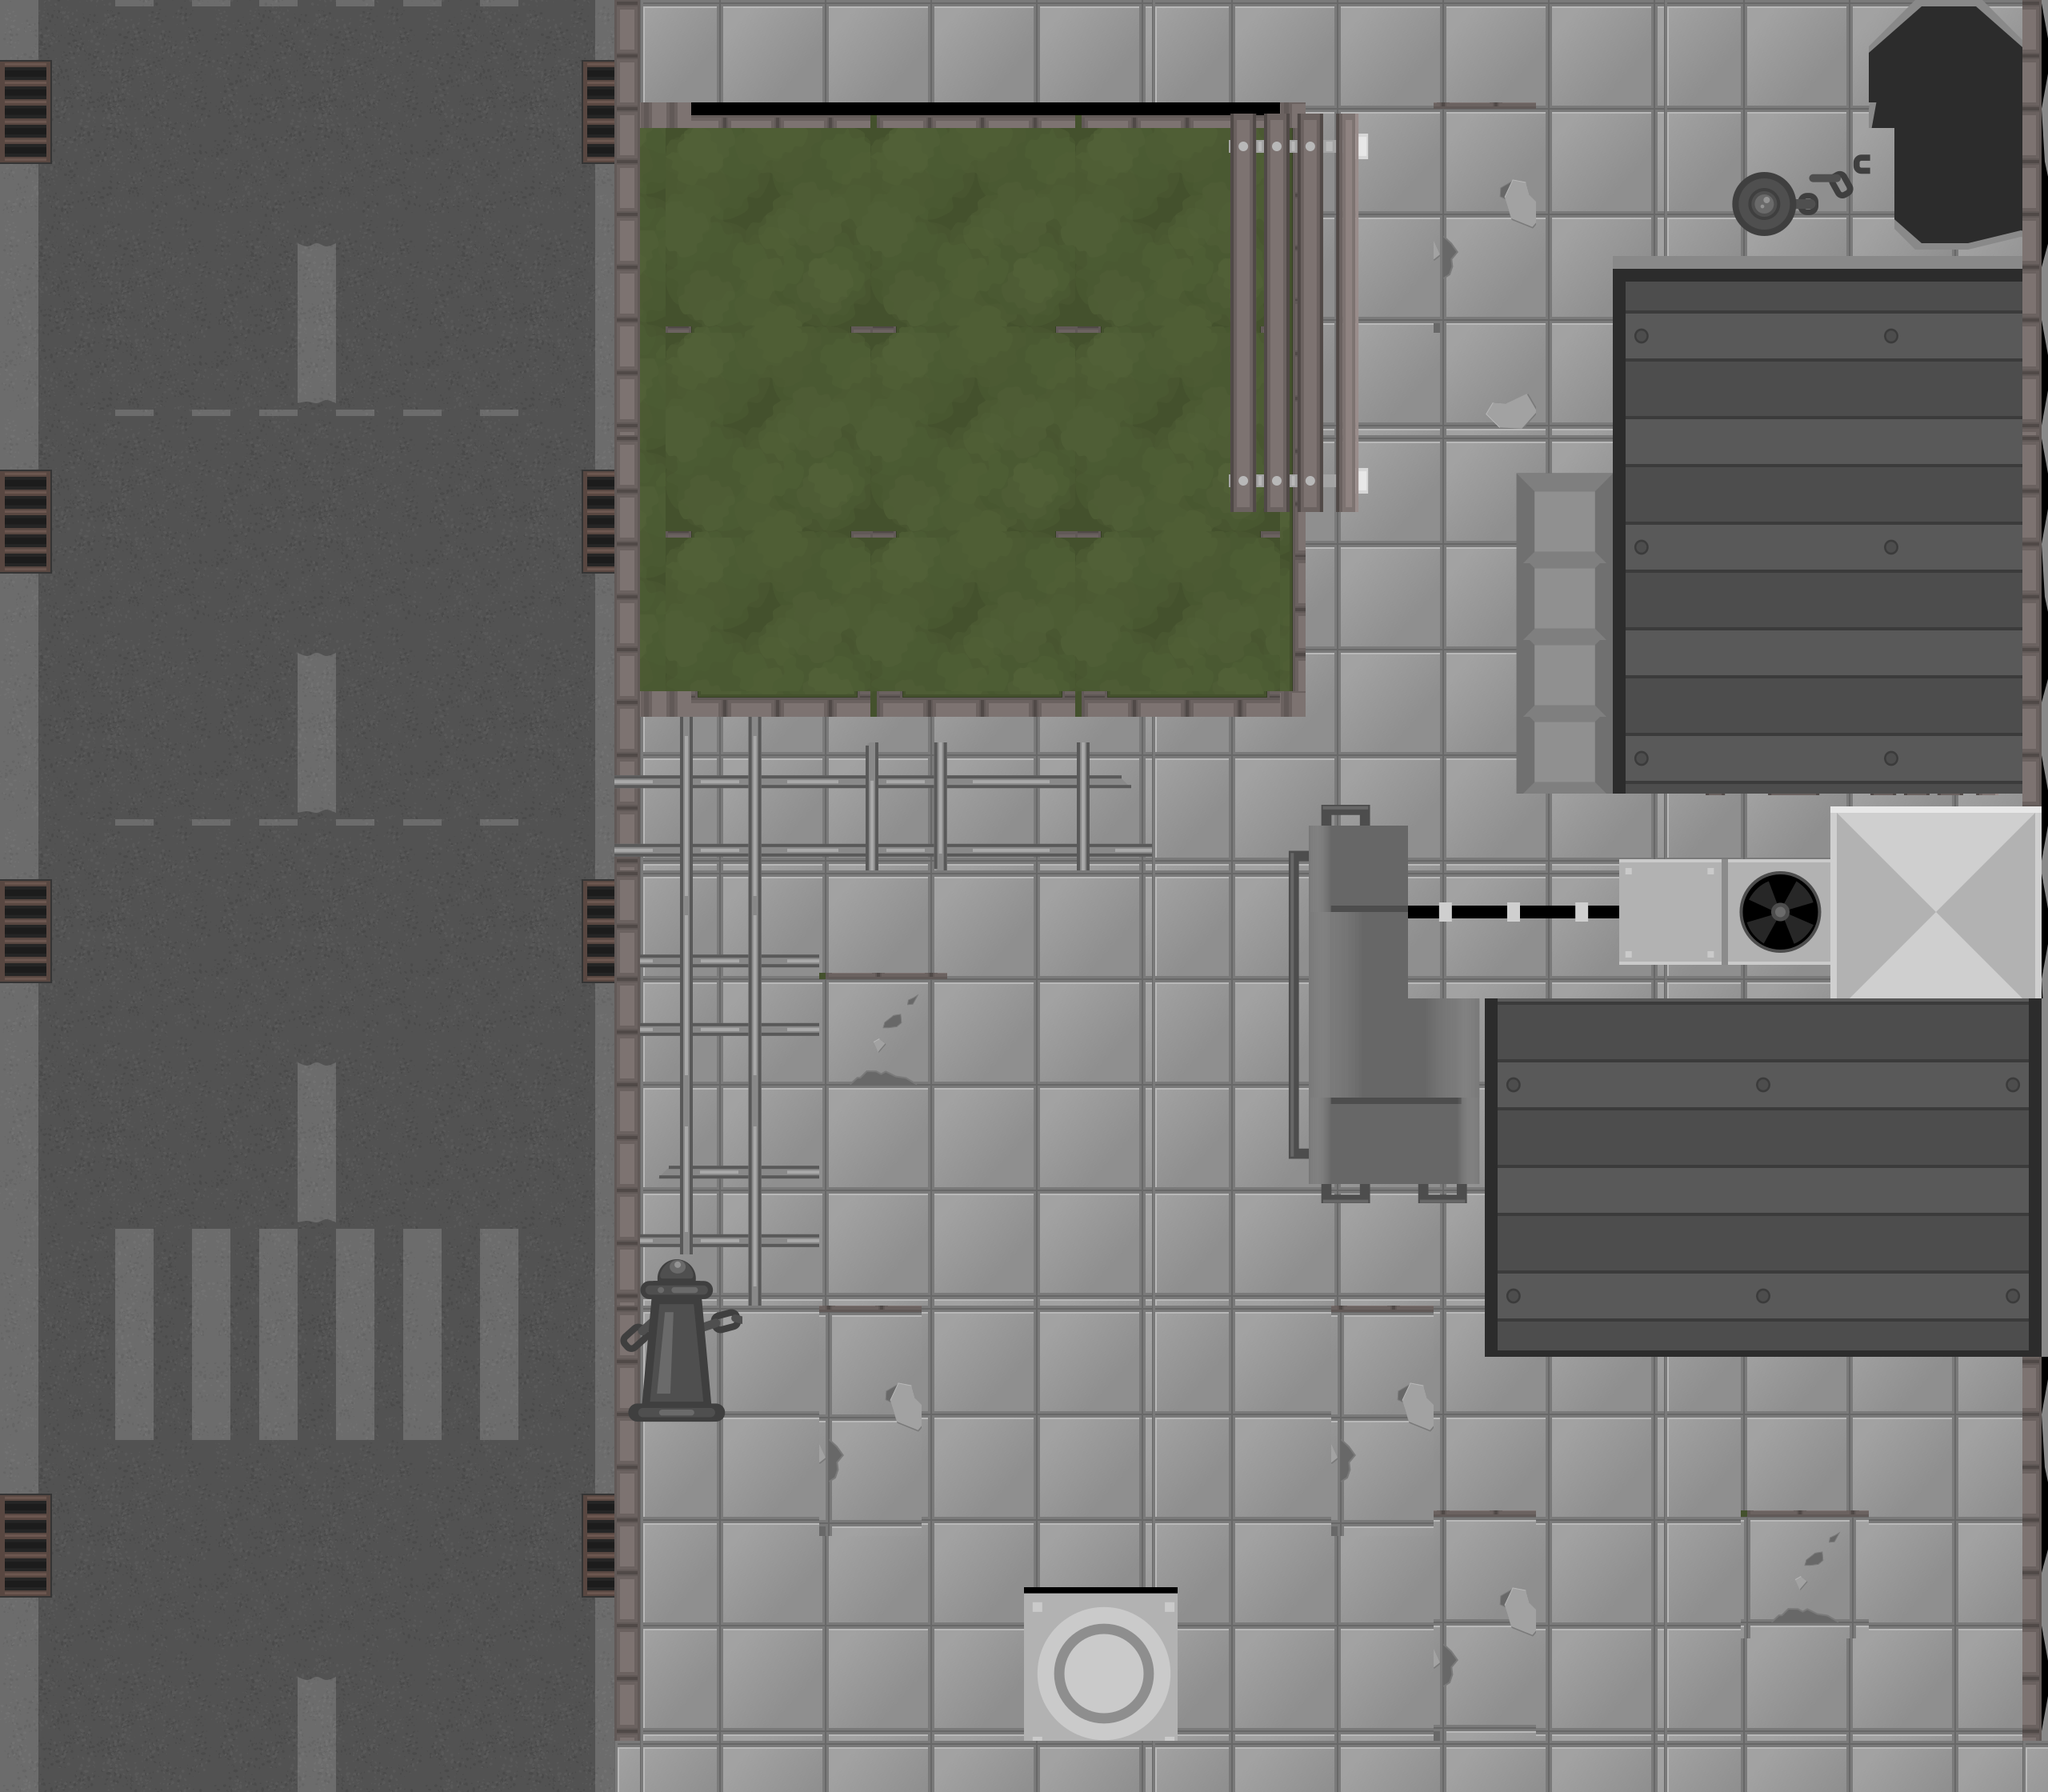

Below is a game level as drawn by its tile map, then a one-line description and the .tmx that defines it (tile-layer data replaced by summaries):
An orthogonal 80x70 tile map with 32x32 px tiles, 4 tile layers (background, road, obstacles, debris) and 4 objects.

<map version="1.10" tiledversion="1.11.2" orientation="orthogonal" renderorder="right-down" width="80" height="70" tilewidth="32" tileheight="32" infinite="0" nextlayerid="9" nextobjectid="59">
 <editorsettings>
  <export target="../2DRogue/Resources/level1.json" format="json" />
 </editorsettings>
 <tileset firstgid="1" source="main_tileset.tsx" />
 <layer id="2" name="background" width="80" height="70" locked="1">
  <data>[5600 cells, 5600 non-empty, 1134 distinct tile ids]</data>
 </layer>
 <layer id="7" name="road" width="80" height="70">
  <data>[5600 cells, 0 non-empty, 0 distinct tile ids]</data>
 </layer>
 <layer id="5" name="obstacles" width="80" height="70" locked="1">
  <data>[5600 cells, 1448 non-empty, 1162 distinct tile ids]</data>
 </layer>
 <layer id="8" name="debris" width="80" height="70">
  <data>[5600 cells, 0 non-empty, 0 distinct tile ids]</data>
 </layer>
 <objectgroup id="4" name="GameObjects" locked="1">
  <object id="43" x="1378" y="2106">
   <properties>
    <property name="type" value="hero_respawn" />
   </properties>
   <point />
  </object>
  <object id="55" x="347.455" y="78.7879">
   <properties>
    <property name="type" value="generic_npc_respawn" />
   </properties>
   <point />
  </object>
  <object id="56" x="872.606" y="835.394">
   <properties>
    <property name="type" value="weaponA_respawn" />
   </properties>
   <point />
  </object>
  <object id="58" x="2293.94" y="100">
   <properties>
    <property name="type" value="generic_npc_respawn" />
   </properties>
   <point />
  </object>
 </objectgroup>
</map>